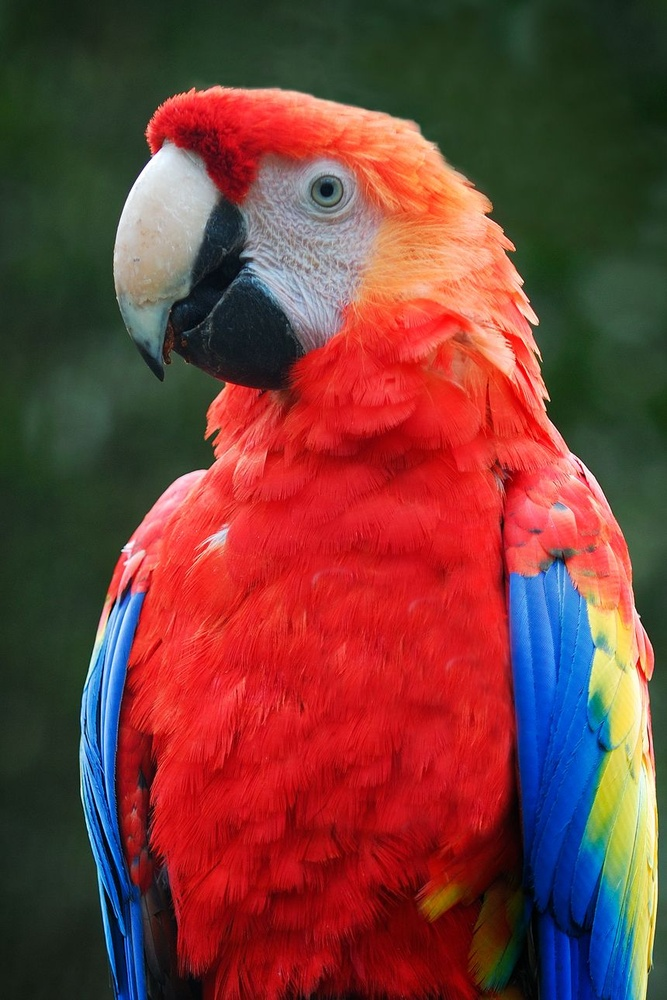
#> input picture Pic/parrot.jpg, 667 x 1000 px, shrunk from 860 x 1290 before the run, found by its file name
$ python imageAnalysis.py
#> lines starting #> are read from the running program, lines starting #| are printed output that depends on the picture
import matplotlib.pyplot as plt
import cv2
img_path = '/home/mehedi/Desktop/Digital Image Processing/Pic/parrot.jpg'

def main():

    rgbImg = plt.imread(img_path)
#> rgbImg is the input picture: shape (1000, 667, 3); mean R, G, B 118.1, 62.1, 57.3

    redImg = rgbImg[:,:,0]
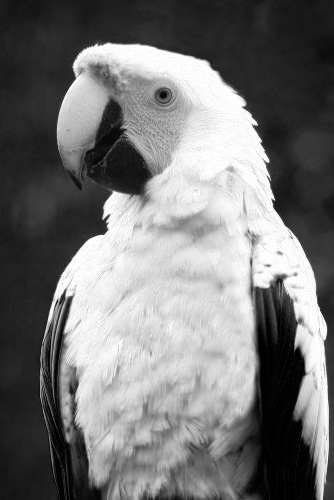
#> redImg: shape (1000, 667) (shown at 1/2 size); min 0, max 255, mean 118.1
    greenImg = rgbImg[:,:,1]
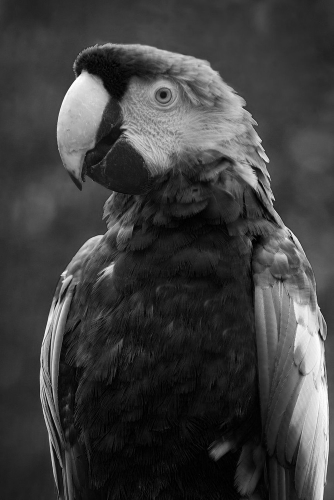
#> greenImg: shape (1000, 667) (shown at 1/2 size); min 0, max 255, mean 62.1
    blueImg = rgbImg[:,:,2]
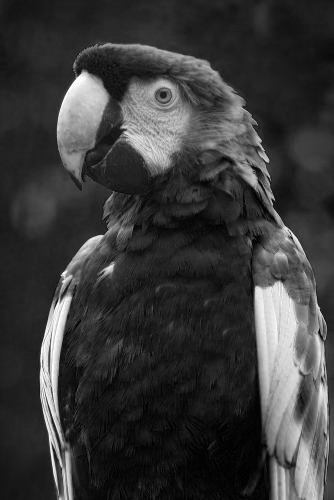
#> blueImg: shape (1000, 667) (shown at 1/2 size); min 0, max 255, mean 57.3

    plt.figure(figsize=(20,20))
    _, binaryImg =  cv2.threshold(rgbImg, 127, 255, cv2.THRESH_BINARY)
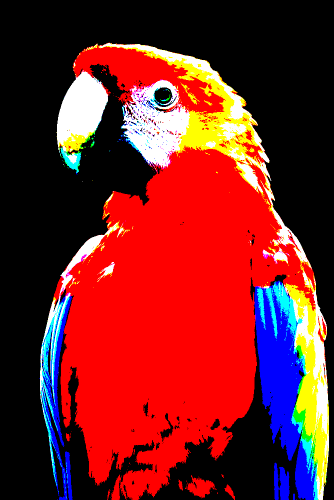
#> binaryImg: shape (1000, 667, 3) (shown at 1/2 size); mean R, G, B 116.8, 32.1, 33.2
    grayImg =  cv2.cvtColor(rgbImg,cv2.COLOR_RGB2GRAY)
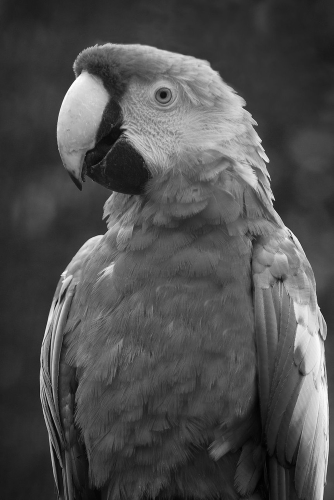
#> grayImg: shape (1000, 667) (shown at 1/2 size); min 0, max 255, mean 78.3


    plt.subplot(3,4,1)
    plt.imshow(rgbImg)
    plt.title('Original Image')
    plt.subplot(3,4,2)
    plt.hist(rgbImg.ravel(),256,[0,256])
    plt.title('Original Image Histogram')


    plt.subplot(3,4,3)
    plt.imshow(redImg,cmap='gray')
    plt.title('Red')
    plt.subplot(3,4,4)
    plt.hist(redImg.ravel(),256,[0,256])
    plt.title('Red channel Histogram')


    plt.subplot(3,4,5)
    plt.imshow(greenImg,cmap='gray')
    plt.title('Green')
    plt.subplot(3,4,6)
    plt.hist(greenImg.ravel(),256,[0,256])
    plt.title('Green channel Histogram')


    plt.subplot(3,4,7)
    plt.imshow(blueImg,cmap='gray')
    plt.title('Blue')
    plt.subplot(3,4,8)
    plt.hist(blueImg.ravel(),256,[0,256])
    plt.title('Blue channel Histogram')


    plt.subplot(3,4,9)
    plt.imshow(binaryImg,cmap='gray')
    plt.title('Binary')
    plt.subplot(3,4,10)
    plt.hist(binaryImg.ravel(),256,[0,256])
    plt.title('Binary channel Histogram')


    plt.subplot(3,4,11)
    plt.imshow(grayImg,cmap='gray')
    plt.title('Gray')
    plt.subplot(3,4,12)
    plt.hist(grayImg.ravel(),256,[0,256])
    plt.title('Grayscale Histogram')

    plt.show()
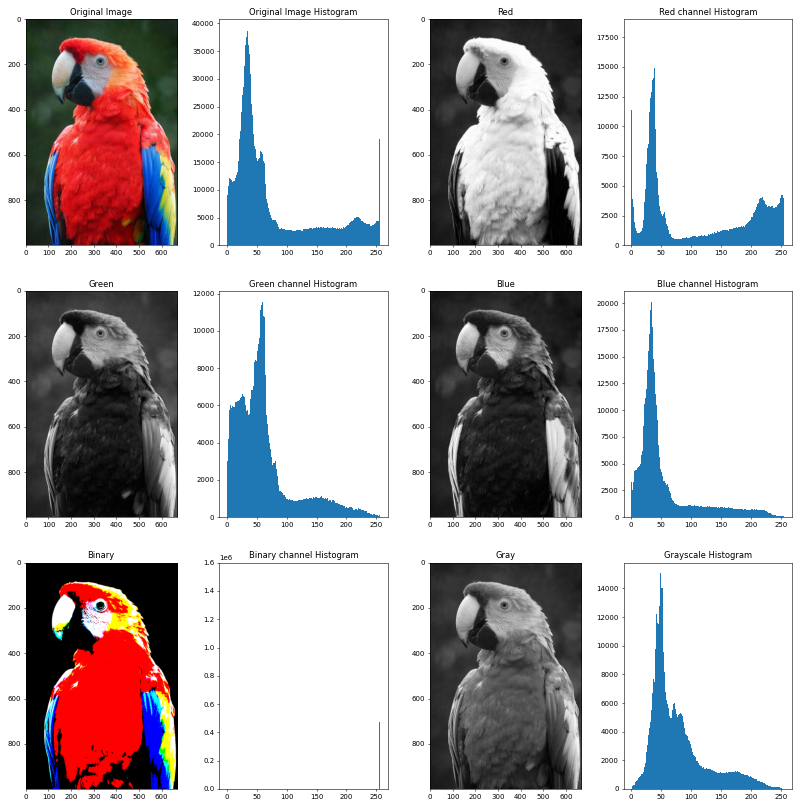
#> figure drawn by matplotlib, 12 panels; panel 2: tallest bar 38830 high, from x = 33 to 34; panel 4: tallest bar 18107 high, from x = 255 to 256; panel 6: tallest bar 11575 high, from x = 59 to 60; panel 8: tallest bar 20156 high, from x = 33 to 34
    plt.close()


if __name__ == '__main__':
    main()

$ run again, with Pic/dahlia.jpg copied over Pic/parrot.jpg
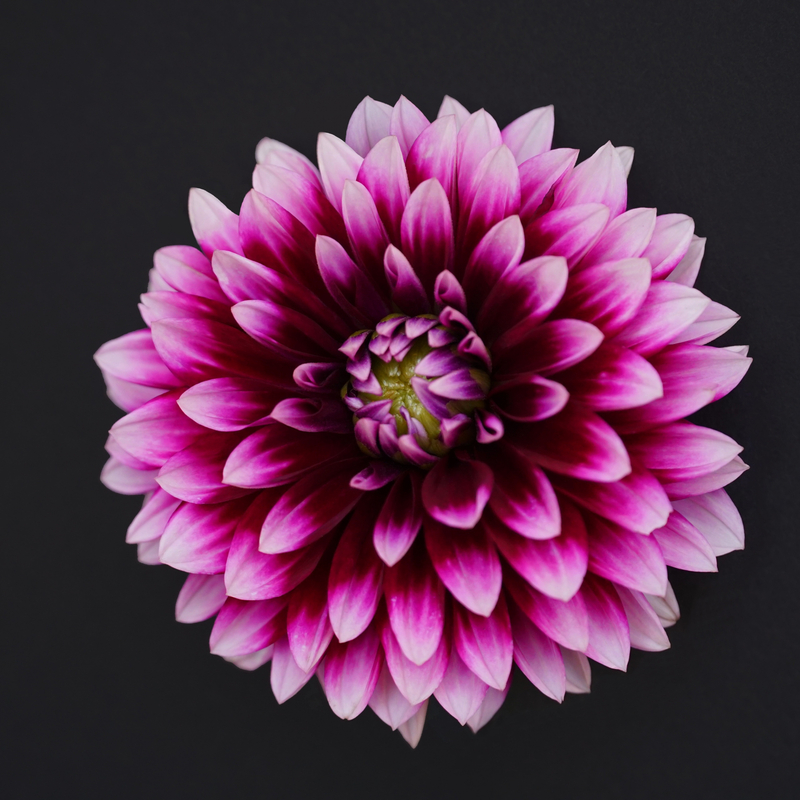
#> input picture Pic/dahlia.jpg, 800 x 800 px, found by its file name
#> in main, rgbImg is the input picture: shape (800, 800, 3); mean R, G, B 88.1, 48, 74.1
#> in main, `_, binaryImg =  cv2.threshold(rgbImg, 127, 255, cv2.THRESH_BINARY)`:
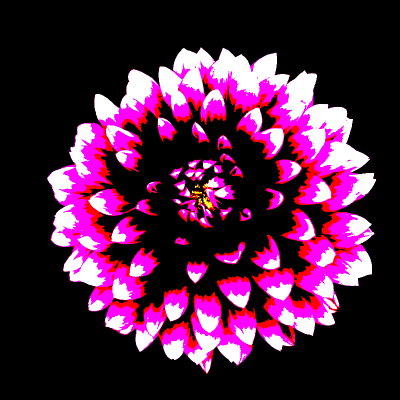
#> binaryImg: shape (800, 800, 3) (shown at 1/2 size); mean R, G, B 79.1, 32.1, 65.3
#> in main, `grayImg =  cv2.cvtColor(rgbImg,cv2.COLOR_RGB2GRAY)`:
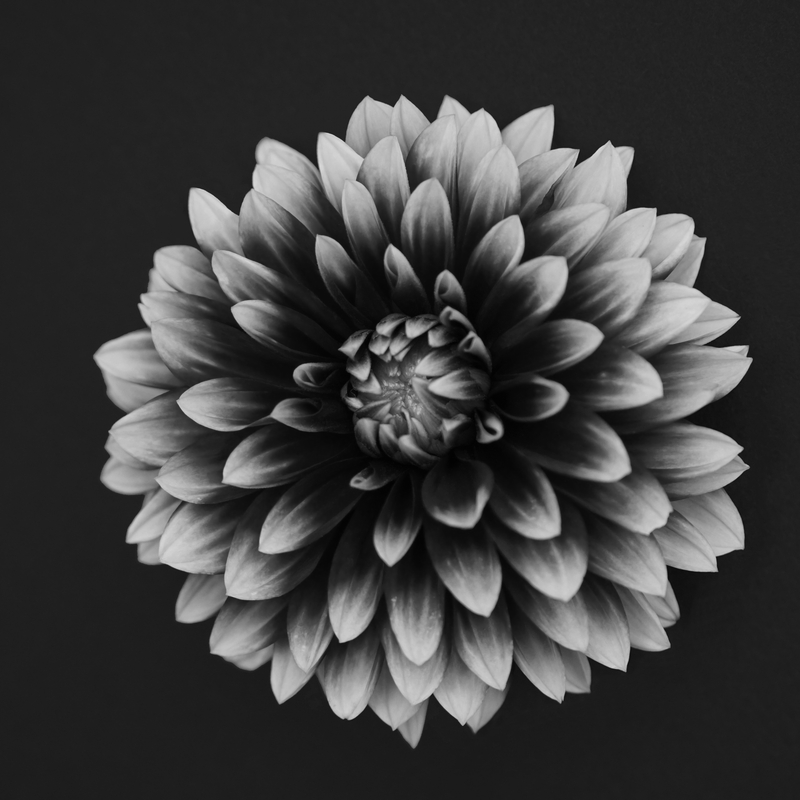
#> grayImg: shape (800, 800); min 1, max 219, mean 62.9

$ run again, with Pic/rose.jpg copied over Pic/parrot.jpg
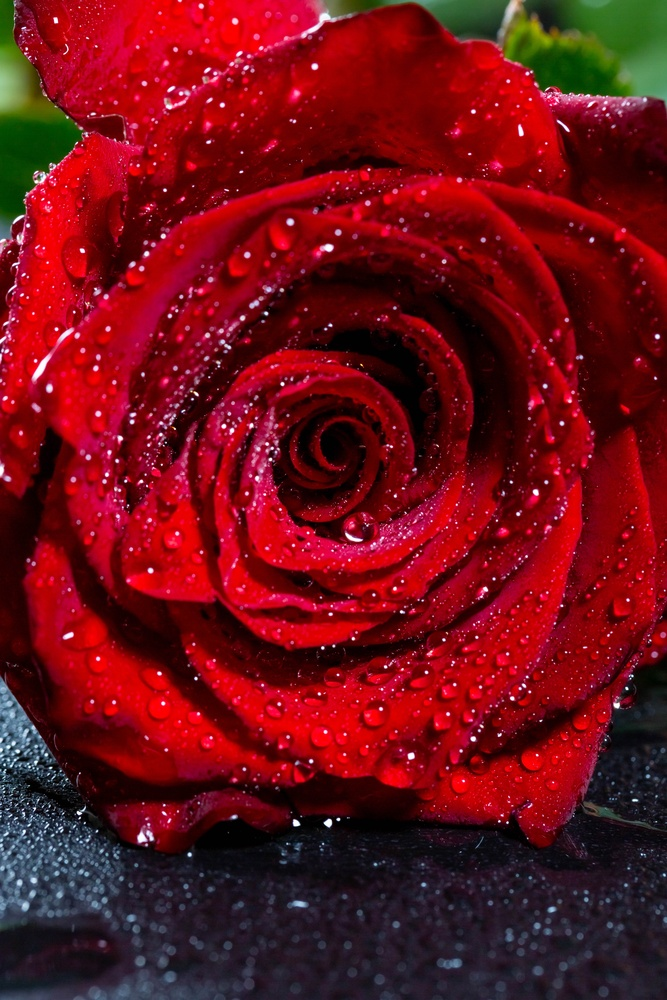
#> input picture Pic/rose.jpg, 667 x 1000 px, shrunk from 3840 x 5760 before the run, found by its file name
#> in main, rgbImg is the input picture: shape (1000, 667, 3); mean R, G, B 109.6, 15.1, 22.6
#> in main, `_, binaryImg =  cv2.threshold(rgbImg, 127, 255, cv2.THRESH_BINARY)`:
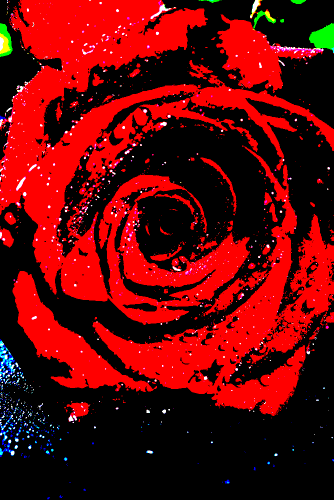
#> binaryImg: shape (1000, 667, 3) (shown at 1/2 size); mean R, G, B 102.4, 4.8, 5.4
#> in main, `grayImg =  cv2.cvtColor(rgbImg,cv2.COLOR_RGB2GRAY)`:
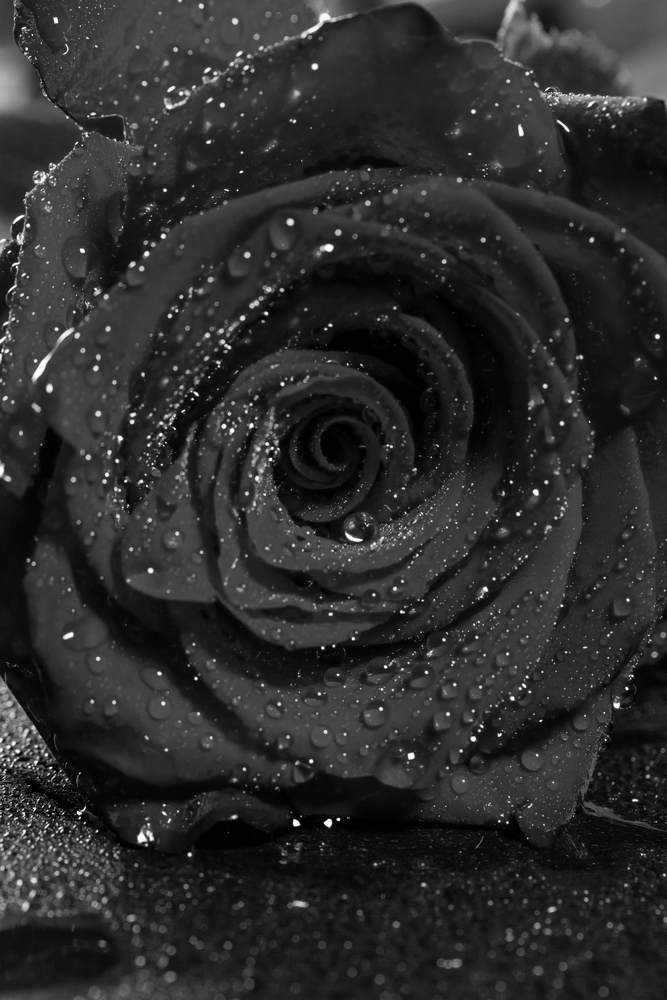
#> grayImg: shape (1000, 667); min 0, max 255, mean 44.2
